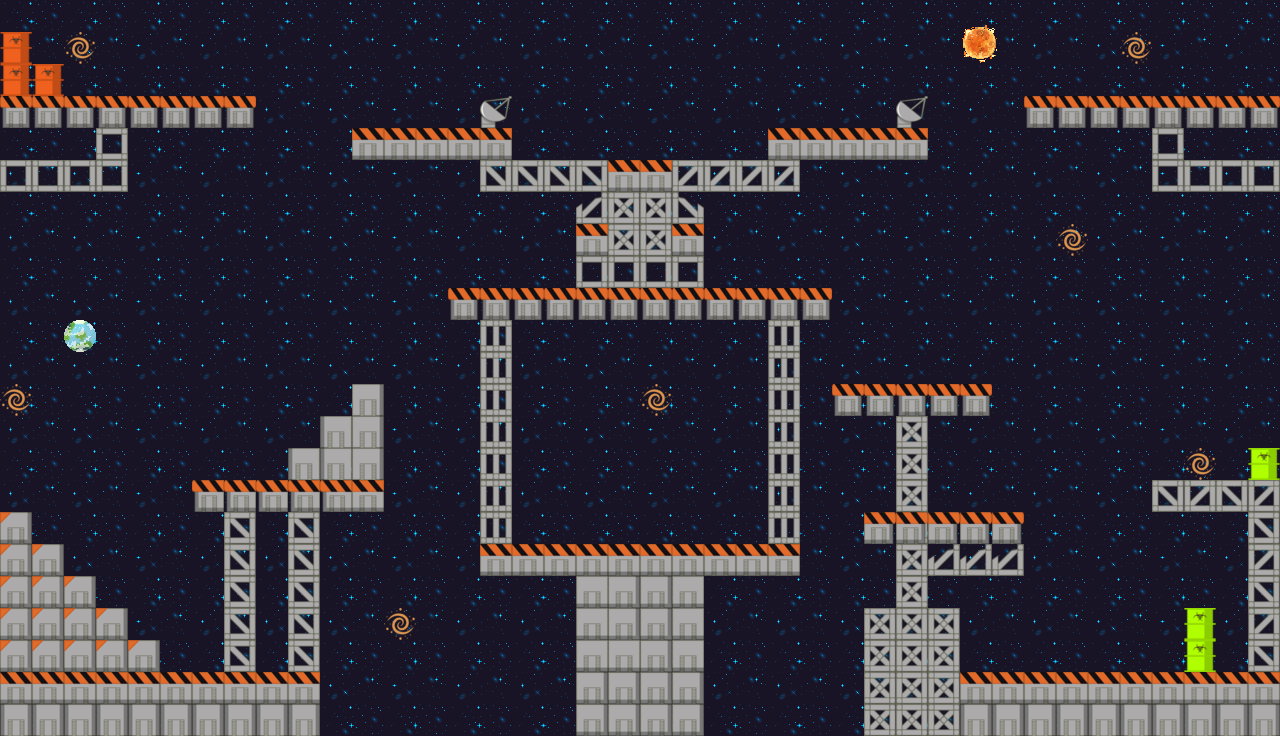

Below is a game level as drawn by its tile map, then a one-line description and the .tmx file that defines it, in full:
An orthogonal 40x23 tile map with 32x32 px tiles, 3 tile layers (fondo, secundario, frente), 5 tilesets.

<map version="1.5" tiledversion="1.5.0" orientation="orthogonal" renderorder="right-down" width="40" height="23" tilewidth="32" tileheight="32" infinite="0" nextlayerid="4" nextobjectid="1">
 <tileset firstgid="1" name="a" tilewidth="32" tileheight="32" tilecount="30" columns="30">
  <image source="a.png" width="960" height="32" />
 </tileset>
 <tileset firstgid="31" name="d" tilewidth="32" tileheight="32" tilecount="18" columns="18">
  <image source="d.png" width="576" height="32" />
 </tileset>
 <tileset firstgid="49" name="space6_4-frames" tilewidth="32" tileheight="32" tilecount="16" columns="8">
  <image source="space6_4-frames.png" width="256" height="64" />
 </tileset>
 <tileset firstgid="65" name="tierra" tilewidth="32" tileheight="32" tilecount="1" columns="1">
  <image source="tierra.png" width="32" height="32" />
 </tileset>
 <tileset firstgid="66" name="sun" tilewidth="40" tileheight="40" tilecount="1" columns="1">
  <image source="sun.png" width="40" height="40" />
 </tileset>
 <layer id="3" name="fondo" width="40" height="23">
  <data encoding="csv">
49,50,51,52,53,54,55,56,49,50,51,52,53,54,55,56,49,50,51,52,53,54,55,56,49,50,51,52,53,54,55,56,49,50,51,52,53,54,55,56,
57,58,59,60,61,62,63,64,57,58,59,60,61,62,63,64,57,58,59,60,61,62,63,64,57,58,59,60,61,62,63,64,57,58,59,60,61,62,63,64,
49,50,51,52,53,54,55,56,49,50,51,52,53,54,55,56,49,50,51,52,53,54,55,56,49,50,51,52,53,54,55,56,49,50,51,52,53,54,55,56,
57,58,59,60,61,62,63,64,57,58,59,60,61,62,63,64,57,58,59,60,61,62,63,64,57,58,59,60,61,62,63,64,57,58,59,60,61,62,63,64,
49,50,51,52,53,54,55,56,49,50,51,52,53,54,55,56,49,50,51,52,53,54,55,56,49,50,51,52,53,54,55,56,49,50,51,52,53,54,55,56,
57,58,59,60,61,62,63,64,57,58,59,60,61,62,63,64,57,58,59,60,61,62,63,64,57,58,59,60,61,62,63,64,57,58,59,60,61,62,63,64,
49,50,51,52,53,54,55,56,49,50,51,52,53,54,55,56,49,50,51,52,53,54,55,56,49,50,51,52,53,54,55,56,49,50,51,52,53,54,55,56,
57,58,59,60,61,62,63,64,57,58,59,60,61,62,63,64,57,58,59,60,61,62,63,64,57,58,59,60,61,62,63,64,57,58,59,60,61,62,63,64,
49,50,51,52,53,54,55,56,49,50,51,52,53,54,55,56,49,50,51,52,53,54,55,56,49,50,51,52,53,54,55,56,49,50,51,52,53,54,55,56,
57,58,59,60,61,62,63,64,57,58,59,60,61,62,63,64,57,58,59,60,61,62,63,64,57,58,59,60,61,62,63,64,57,58,59,60,61,62,63,64,
49,50,51,52,53,54,55,56,49,50,51,52,53,54,55,56,49,50,51,52,53,54,55,56,49,50,51,52,53,54,55,56,49,50,51,52,53,54,55,56,
57,58,59,60,61,62,63,64,57,58,59,60,61,62,63,64,57,58,59,60,61,62,63,64,57,58,59,60,61,62,63,64,57,58,59,60,61,62,63,64,
49,50,51,52,53,54,55,56,49,50,51,52,53,54,55,56,49,50,51,52,53,54,55,56,49,50,51,52,53,54,55,56,49,50,51,52,53,54,55,56,
57,58,59,60,61,62,63,64,57,58,59,60,61,62,63,64,57,58,59,60,61,62,63,64,57,58,59,60,61,62,63,64,57,58,59,60,61,62,63,64,
49,50,51,52,53,54,55,56,49,50,51,52,53,54,55,56,49,50,51,52,53,54,55,56,49,50,51,52,53,54,55,56,49,50,51,52,53,54,55,56,
57,58,59,60,61,62,63,64,57,58,59,60,61,62,63,64,57,58,59,60,61,62,63,64,57,58,59,60,61,62,63,64,57,58,59,60,61,62,63,64,
49,50,51,52,53,54,55,56,49,50,51,52,53,54,55,56,49,50,51,52,53,54,55,56,49,50,51,52,53,54,55,56,49,50,51,52,53,54,55,56,
57,58,59,60,61,62,63,64,57,58,59,60,61,62,63,64,57,58,59,60,61,62,63,64,57,58,59,60,61,62,63,64,57,58,59,60,61,62,63,64,
49,50,51,52,53,54,55,56,49,50,51,52,53,54,55,56,49,50,51,52,53,54,55,56,49,50,51,52,53,54,55,56,49,50,51,52,53,54,55,56,
57,58,59,60,61,62,63,64,57,58,59,60,61,62,63,64,57,58,59,60,61,62,63,64,57,58,59,60,61,62,63,64,57,58,59,60,61,62,63,64,
49,50,51,52,53,54,55,56,49,50,51,52,53,54,55,56,49,50,51,52,53,54,55,56,49,50,51,52,53,54,55,56,49,50,51,52,53,54,55,56,
57,58,59,60,61,62,63,64,57,58,59,60,61,62,63,64,57,58,59,60,61,62,63,64,57,58,59,60,61,62,63,64,57,58,59,60,61,62,63,64,
49,50,51,52,53,54,55,56,49,50,51,52,53,54,55,56,49,50,51,52,53,54,55,56,49,50,51,52,53,54,55,56,49,50,51,52,53,54,55,56
</data>
 </layer>
 <layer id="1" name="secundario" width="40" height="23">
  <data encoding="csv">
0,0,0,0,0,0,0,0,0,0,0,0,0,0,0,0,0,0,0,0,0,0,0,0,0,0,0,0,0,0,0,0,0,0,0,0,0,0,0,0,
41,0,45,0,0,0,0,0,0,0,0,0,0,0,0,0,0,0,0,0,0,0,0,0,0,0,0,0,0,0,66,0,0,0,0,45,0,0,0,0,
41,41,0,0,0,0,0,0,0,0,0,0,0,0,0,0,0,0,0,0,0,0,0,0,0,0,0,0,0,0,0,0,0,0,0,0,0,0,0,0,
0,0,0,0,0,0,0,0,0,0,0,0,0,0,0,42,0,0,0,0,0,0,0,0,0,0,0,0,42,0,0,0,0,0,0,0,0,0,0,0,
0,0,0,36,0,0,0,0,0,0,0,0,0,0,0,0,0,0,0,0,0,0,0,0,0,0,0,0,0,0,0,0,0,0,0,0,36,0,0,0,
36,36,36,36,0,0,0,0,0,0,0,0,0,0,0,0,0,0,0,45,0,0,0,0,0,0,0,0,0,0,0,0,0,0,0,0,36,36,36,36,
0,0,0,0,0,0,0,0,0,0,0,0,0,0,0,0,0,0,0,0,0,0,0,0,0,0,0,0,0,0,0,0,0,0,0,0,0,0,0,0,
0,0,0,0,0,0,0,0,0,0,0,0,0,0,0,0,0,0,0,0,0,0,0,0,0,0,0,0,0,0,0,0,0,45,0,0,0,0,0,0,
0,0,0,0,0,0,0,0,0,0,0,0,0,0,0,0,0,0,0,0,0,0,0,0,0,0,0,0,0,0,0,0,0,0,0,0,0,0,0,0,
0,0,0,0,0,0,0,0,0,0,0,0,0,0,0,0,0,0,0,0,0,0,0,0,0,0,0,0,0,0,0,0,0,0,0,0,0,0,0,0,
0,0,65,0,0,0,0,0,0,0,0,0,0,0,0,33,0,0,0,0,0,0,0,0,33,0,0,0,0,0,0,0,0,0,0,0,0,0,0,0,
0,0,0,0,0,0,0,0,0,0,0,0,0,0,0,33,0,0,0,0,0,0,0,0,33,0,0,0,0,0,0,0,0,0,0,0,0,0,0,0,
45,0,0,0,0,0,0,0,0,0,0,0,0,0,0,33,0,0,0,0,45,0,0,0,33,0,0,0,0,0,0,0,0,0,0,0,0,0,0,0,
0,0,0,0,0,0,0,0,0,0,0,0,0,0,0,33,0,0,0,0,0,0,0,0,33,0,0,0,35,0,0,0,0,0,0,0,0,0,0,0,
0,0,0,0,0,0,0,0,0,0,0,0,0,0,0,33,0,0,0,0,0,0,0,0,33,0,0,0,35,0,0,0,0,0,0,0,0,45,0,43,
0,0,0,0,0,0,0,0,0,0,0,0,0,0,0,33,0,0,0,0,0,0,0,0,33,0,0,0,35,0,0,0,0,0,0,0,0,0,0,0,
0,0,0,0,0,0,0,32,0,32,0,0,0,0,0,33,0,0,0,0,0,0,0,0,33,0,0,0,35,0,0,0,0,0,0,0,0,0,0,32,
0,0,0,0,0,0,0,32,0,32,0,0,0,0,0,0,0,0,0,0,0,0,0,0,0,0,0,0,35,0,0,0,0,0,0,0,0,0,0,31,
0,0,0,0,0,0,0,32,0,32,0,0,0,0,0,0,0,0,0,0,0,0,0,0,0,0,0,0,35,0,0,0,0,0,0,0,0,0,0,32,
0,0,0,0,0,0,0,32,0,32,0,0,45,0,0,0,0,0,0,0,0,0,0,0,0,0,0,35,35,35,0,0,0,0,0,0,0,43,0,31,
0,0,0,0,0,0,0,32,0,32,0,0,0,0,0,0,0,0,0,0,0,0,0,0,0,0,0,35,35,35,0,0,0,0,0,0,0,43,0,32,
0,0,0,0,0,0,0,0,0,0,0,0,0,0,0,0,0,0,0,0,0,0,0,0,0,0,0,35,35,35,0,0,0,0,0,0,0,0,0,0,
0,0,0,0,0,0,0,0,0,0,0,0,0,0,0,0,0,0,0,0,0,0,0,0,0,0,0,35,35,35,0,0,0,0,0,0,0,0,0,0
</data>
 </layer>
 <layer id="2" name="frente" width="40" height="23">
  <data encoding="csv">
0,0,0,0,0,0,0,0,0,0,0,0,0,0,0,0,0,0,0,0,0,0,0,0,0,0,0,0,0,0,0,0,0,0,0,0,0,0,0,0,
0,0,0,0,0,0,0,0,0,0,0,0,0,0,0,0,0,0,0,0,0,0,0,0,0,0,0,0,0,0,0,0,0,0,0,0,0,0,0,0,
0,0,0,0,0,0,0,0,0,0,0,0,0,0,0,0,0,0,0,0,0,0,0,0,0,0,0,0,0,0,0,0,0,0,0,0,0,0,0,0,
3,3,3,3,3,3,3,3,0,0,0,0,0,0,0,0,0,0,0,0,0,0,0,0,0,0,0,0,0,0,0,0,3,3,3,3,3,3,3,3,
0,0,0,0,0,0,0,0,0,0,0,28,28,28,28,28,0,0,0,0,0,0,0,0,28,28,28,28,28,0,0,0,0,0,0,0,0,0,0,0,
0,0,0,0,0,0,0,0,0,0,0,0,0,0,0,32,32,32,32,28,28,31,31,31,31,0,0,0,0,0,0,0,0,0,0,0,0,0,0,0,
0,0,0,0,0,0,0,0,0,0,0,0,0,0,0,0,0,0,40,35,35,37,0,0,0,0,0,0,0,0,0,0,0,0,0,0,0,0,0,0,
0,0,0,0,0,0,0,0,0,0,0,0,0,0,0,0,0,0,28,35,35,28,0,0,0,0,0,0,0,0,0,0,0,0,0,0,0,0,0,0,
0,0,0,0,0,0,0,0,0,0,0,0,0,0,0,0,0,0,36,36,36,36,0,0,0,0,0,0,0,0,0,0,0,0,0,0,0,0,0,0,
0,0,0,0,0,0,0,0,0,0,0,0,0,0,3,3,3,3,3,3,3,3,3,3,3,3,0,0,0,0,0,0,0,0,0,0,0,0,0,0,
0,0,0,0,0,0,0,0,0,0,0,0,0,0,0,0,0,0,0,0,0,0,0,0,0,0,0,0,0,0,0,0,0,0,0,0,0,0,0,0,
0,0,0,0,0,0,0,0,0,0,0,0,0,0,0,0,0,0,0,0,0,0,0,0,0,0,0,0,0,0,0,0,0,0,0,0,0,0,0,0,
0,0,0,0,0,0,0,0,0,0,0,25,0,0,0,0,0,0,0,0,0,0,0,0,0,0,3,3,3,3,3,0,0,0,0,0,0,0,0,0,
0,0,0,0,0,0,0,0,0,0,26,25,0,0,0,0,0,0,0,0,0,0,0,0,0,0,0,0,0,0,0,0,0,0,0,0,0,0,0,0,
0,0,0,0,0,0,0,0,0,26,26,25,0,0,0,0,0,0,0,0,0,0,0,0,0,0,0,0,0,0,0,0,0,0,0,0,0,0,0,0,
0,0,0,0,0,0,5,5,5,5,5,28,0,0,0,0,0,0,0,0,0,0,0,0,0,0,0,0,0,0,0,0,0,0,0,0,32,31,32,31,
9,0,0,0,0,0,0,0,0,0,0,0,0,0,0,0,0,0,0,0,0,0,0,0,0,0,0,7,7,7,7,7,0,0,0,0,0,0,0,0,
9,9,0,0,0,0,0,0,0,0,0,0,0,0,0,28,28,28,28,28,28,28,28,28,28,0,0,0,0,40,40,40,0,0,0,0,0,0,0,0,
9,9,9,0,0,0,0,0,0,0,0,0,0,0,0,0,0,0,27,10,10,27,0,0,0,0,0,0,0,0,0,0,0,0,0,0,0,0,0,0,
9,9,9,9,0,0,0,0,0,0,0,0,0,0,0,0,0,0,27,10,10,27,0,0,0,0,0,0,0,0,0,0,0,0,0,0,0,0,0,0,
9,9,9,9,9,0,0,0,0,0,0,0,0,0,0,0,0,0,27,27,10,27,0,0,0,0,0,0,0,0,0,0,0,0,0,0,0,0,0,0,
28,28,28,28,28,28,28,28,28,28,0,0,0,0,0,0,0,0,10,10,10,10,0,0,0,0,0,0,0,0,28,28,28,28,28,28,28,28,28,28,
8,8,8,8,8,8,8,8,8,8,0,0,0,0,0,0,0,0,10,10,10,10,0,0,0,0,0,0,0,0,8,8,8,8,8,8,8,8,8,8
</data>
 </layer>
</map>
